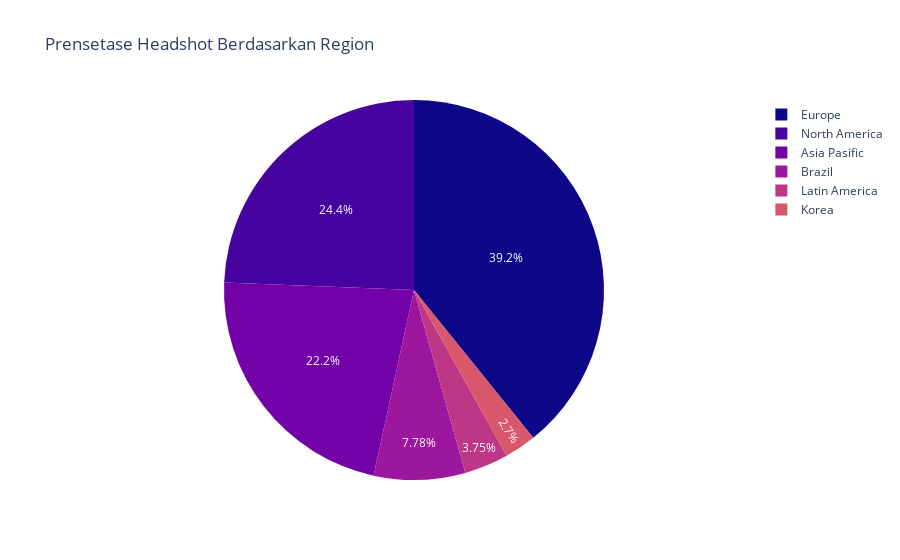

The code cell stored with this chart in its notebook:
### Markdown cell above
## 3. Region mana saja yang memiliki tingkat headshot tertinggi dalam game valorant?

### Code cell
fig3 = px.pie(dataframe, values='headshot_percent', names='region', color_discrete_sequence=px.colors.sequential.Plasma,
              title='Prensetase Headshot Berdasarkan Region')
fig3.show()

### Figure 1 — Plotly figure (JSON) as saved in the notebook; plotly's stock layout.template omitted (floating-point values rounded to 4 significant figures; data arrays with more than 128 entries replaced by an {"elided": "..."} marker saying what was removed)
{"data": [{"domain": {"x": [0, 1], "y": [0, 1]}, "hovertemplate": "region=%{label}<br>headshot_percent=%{value}<extra></extra>", "labels": {"elided": "84480 str values"}, "legendgroup": "", "name": "", "showlegend": true, "type": "pie", "values": {"elided": "84480 int values"}}], "layout": {"legend": {"tracegroupgap": 0}, "piecolorway": ["#0d0887", "#46039f", "#7201a8", "#9c179e", "#bd3786", "#d8576b", "#ed7953", "#fb9f3a", "#fdca26", "#f0f921"], "title": {"text": "Prensetase Headshot Berdasarkan Region"}}}
